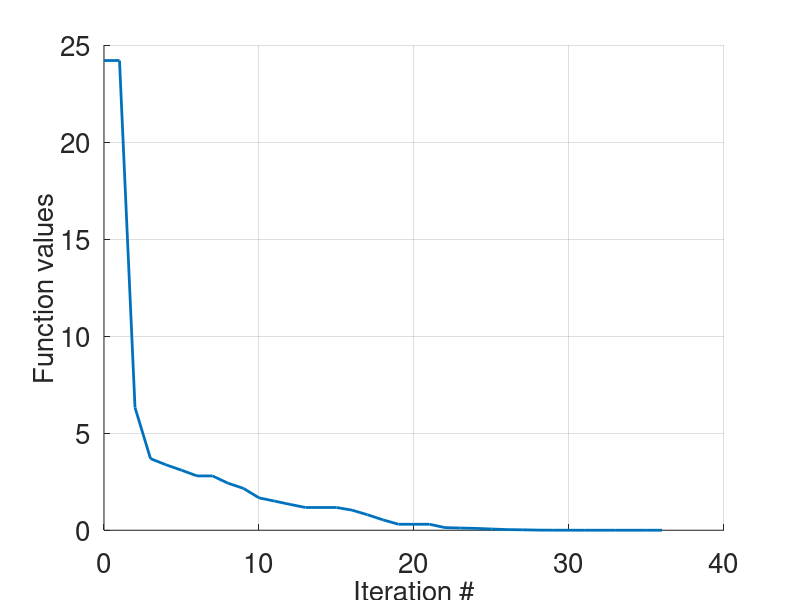
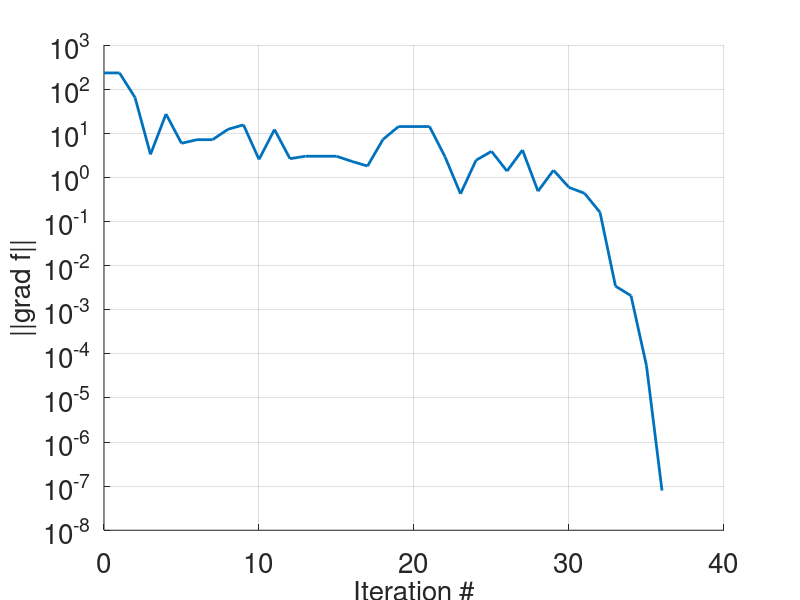

The MATLAB script that drew these images, in order:
function [iter,dxvals,xvals]=Rosenbrock_trust_region_BFGS_dogleg()
fsz = 20; % fontsize
Na = 7; % the number of atoms
rstar = 2^(1/6); % argument of the minimum of the Lennard-Jones pair potential V(r) = r^(-12) - r^(-6)
tol = 1e-6; % stop iterations when || grad f|| < tol
iter_max = 500; % the maximal number of iterations
draw_flag = 1; % if draw_flag = 1, draw configuration at every iteration

%% parameters for trust region
Delta_max = 1; % the max trust-region radius
Delta_min = 1e-12; % the minimal trust-region radius
Delta = 0.8; % the initial radius
eta = 0.1; % step rejection parameter
subproblem_iter_max = 5; % the max # of iteration for quadratic subproblems
tol_sub = 1e-1; % relative tolerance for the subproblem
rho_good = 0.75;
rho_bad = 0.25;
i=0;
%% Set up the initial configuration

% Four lical minima of LJ7:
% f1 = -16.50538417 Pentagonal bipyramid 
% f2 = -15.93504306 Capped octahedron 
% f3 = -15.59321094 Tricapped tetrahedron 
% f4 = -15.53306005 Bicapped trigonal bipyramid

% Options: model = 0,1,2,3, or 4.
% Model 0 corresponds to a random initialization.
% Models 1--4 set the system up close to the corresponding local minima
% listed above.

xyz = [-1.2,1.0]
xyz=reshape(xyz,[2,1])
%drawconf(xyz,1);

x=xyz;
%% start minimization
f = LJpot(x);
g = LJgrad(x);
norm_g = norm(g);
fprintf("Initially, f = %d, ||grad f|| = %d\n",f,norm_g);
iter = 1;

fvals = zeros(iter_max);
fvals(1) = f;
ngvals = zeros(iter_max);
ngvals(1) = norm_g;
xvals=[];
xvals=[xvals,x];
avals=zeros(iter_max);
avals(1)=1.0
fvals = zeros(iter_max);
fvals(1) = f;
ngvals = zeros(iter_max);
ngvals(1) = norm_g;



Delta = 1;
I = eye(length(x));
B=I;
while norm_g > tol && iter < iter_max
    % solve the constrained minimization problem
    % reset B every 5 iterations
    if mod(i,20)==0
        B =I ;
    end
    
    % check if B is SPD
    eval_min = min(eig(B));
    j_sub = 0;
    %pb = -B\g;

    if eval_min > 0 % B is SPD: B = R'*R, R'*R*p = -g 
        pb = -B\g;
        pb_norm = norm(pb);
        if pb_norm > Delta % else: we are done with solbing the subproblem
            flag_boundary = 1;
        end
    else
        flag_boundary = 1;
    end

   
    
    if norm(pb)<=Delta
        p=pb;
    else
        pu = -g'*g/(g'*B*g)*g;
        if norm(pu)>= Delta
                % Use steepest descent step
            p = Delta*pu/norm(pu);
        else 
            pc = pb - pu;
            coeffs = [norm(pc)^2, 2*pc'*pu, norm(pu)^2-Delta^2];
            tau = max(roots(coeffs));
            p = pu + tau*pc;
        end
     end


    % asses

    %%%%%%%%%%%%%%%%%%%
    
    
    % assess the progress
    xnew = x + p;
    fnew = LJpot(xnew);
    gnew = LJgrad(xnew);
    mnew = f + g'*p + 0.5*p'*B*p;
    rho = (f - fnew+1e-14)/(f - mnew+1e-14);
    % adjust the trust region
    if rho < rho_bad
        Delta = max([0.25*Delta,Delta_min]);
    else
        if rho > rho_good && flag_boundary == 1
            Delta = min([Delta_max,2*Delta]);
        end
    end
    % accept or reject step
    if rho > eta      
        sk=xnew-x;
        x = xnew;
        f = fnew;
        g = gnew;
        norm_g = norm(g);
        fprintf('Accept: iter # %d: f = %.10f, |df| = %.4e, rho = %.4e, Delta = %.4e, j_sub = %d\n',iter,f,norm_g,rho,Delta,j_sub);
    else
        sk=0;
        fprintf('Reject: iter # %d: f = %.10f, |df| = %.4e, rho = %.4e, Delta = %.4e, j_sub = %d\n',iter,f,norm_g,rho,Delta,j_sub);
    end
    %if draw_flag == 1
        % restore all coordinates
        %xyz = reshape([0;0;0;x(1);0;0;x(2:3);0;x(4:end)],3,Na);
        %drawconf(xyz,1);
    %end
    yk=LJgrad(x)-LJgrad(x-sk);

    if sk==0
        B=B;
    else
        B=B+ (yk*yk')/(yk'*sk)-(B*sk*sk'*B')/(sk'*B*sk);
    end
    i=i+1;
    iter = iter + 1;
    fvals(iter) = f;
    ngvals(iter) = norm_g;

    xvals=[xvals,x];
    ngvals(iter) = norm_g;
    dxvals(iter)=norm(x-[1.0,1.0]);
end

%xyz = reshape([0;0;0;x(1);0;0;x(2:3);0;x(4:end)],3,Na);
%drawconf(xyz,1);

figure(2);
clf;
hold on;
grid on;
plot(0:(iter-1),fvals(1:iter),'Linewidth',2)
set(gca,'Fontsize',fsz);
xlabel('Iteration #','FontSize',fsz);
ylabel('Function values','FontSize',fsz);

figure(3);
clf;
hold on;
grid on;
plot(0:(iter-1),ngvals(1:iter),'Linewidth',2)
set(gca,'Yscale','log','Fontsize',fsz);
xlabel('Iteration #','FontSize',fsz);
ylabel('||grad f||','FontSize',fsz);





end

%% make initial configuration
function xyz = initial_configuration(model,Na,rstar)
xyz = zeros(3,Na);
switch(model)
    case 1 % Pentagonal bipyramid
        p5 = 0.4*pi;
        he = sqrt(1 - (0.5/sin(0.5*p5))^2);
        for k = 1 : 5
            xyz(1,k) = cos((k-1)*p5); 
            xyz(2,k) = sin((k-1)*p5); 
            xyz(3,k) = 0;  
        end
        xyz(3,6) = he;
        xyz(3,7) = -he;

case 2 % Capped octahedron
        r = 1/sqrt(2);
        p4 = 0.5*pi;
        pp = p4/2;
        p0 = pi*1.5 - pp;
        x0 = sin(pp);
        y0 = cos(pp);
        z0 = 0;
        for k = 1 : 4
            xyz(1,k) = x0 + r*cos(p0 + (k-1)*p4);
            xyz(2,k) = y0 + r*sin(p0 + (k-1)*p4);
            xyz(3,k) = z0;
        end
        xyz(:,5) = [x0, y0, z0 + r]';
        xyz(:,6) = [x0, y0, z0 - r]';
        xyz(:,7) = [3*x0, y0, z0 + r]';

    case 3  % Tricapped tetrahedron
        p3 = 2*pi/3;
        pp = p3/2;
        r = 1/sqrt(3);
        beta = 0.5*pi -asin(1/3) - acos(1/sqrt(3));
        r1 = cos(beta);
        p0 = 1.5*pi - pp;
        x0 = sin(pp);
        y0 = cos(pp);
        z0 = 0;
        for k = 1 : 3
            xyz(1,k) = x0 + r*cos(p0 + (k-1)*p3);
            xyz(2,k) = y0 + r*sin(p0 + (k-1)*p3);
            xyz(3,k) = z0;
            xyz(1,k + 3) = x0 + r1*cos(p0 + pp + (k-1)*p3);
            xyz(2,k + 3) = y0 + r1*sin(p0 + pp + (k-1)*p3);
            xyz(3,k + 3) = z0 + sqrt(2/3) - sin(beta);
        end
        xyz(:,7) = [x0, y0, z0 + sqrt(2/3)]';

    case 4 % Bicapped trigonal bipyramid
        p3 = 2*pi/3;
        pp = p3/2;
        r = 1/sqrt(3);
        beta = 0.5*pi -asin(1/3) - acos(1/sqrt(3));
        r1 = cos(beta);
        p0 = 1.5*pi - pp;
        x0 = sin(pp);
        y0 = cos(pp);
        z0 = 0;
        for k = 1 : 3
            xyz(1,k) = x0 + r*cos(p0 + (k-1)*p3);
            xyz(2,k) = y0 + r*sin(p0 + (k-1)*p3);
            xyz(3,k) = z0;
        end
        xyz(:,4) = [x0 + r1*cos(p0 + pp), y0 + r1*sin(p0 + pp), z0 + sqrt(2/3) - sin(beta)]';
        xyz(:,5) = [x0 + r1*cos(p0 + pp + p3), y0 + r1*sin(p0 + pp+p3), z0 - sqrt(2/3) + sin(beta)]';
        xyz(:,6) = [x0, y0, z0 - sqrt(2/3)]';
        xyz(:,7) = [x0, y0, z0 + sqrt(2/3)]';

    otherwise % random configuration
        hR = 0.01;
        xyz = zeros(3,Na);
        xyz(:,1) = [0;0;0];
        a = randn(3,Na - 1);
        rad = sqrt(a(1,:).^2 + a(2,:).^2 + a(3,:).^2);
        a = a*diag(1./rad);
        for i = 2 : Na
            clear rad
            clear x
            rad = sqrt(xyz(1,1 : i - 1).^2 + xyz(2,1 : i - 1).^2 + xyz(3,1 : i - 1).^2);
            R = max(rad) + rstar;
            xa = R*a(:,i-1);
            x = [xyz(:,1 : i - 1), xa];
            f = LJ(x(:));
            fnew = f;
            while 1
                R = R - hR;
                xa = R*a(:,i - 1);
                x = [xyz(:,1 : i - 1), xa];
                f = fnew;
                fnew = LJ(x(:));
                if fnew > f
                    break;
                end
            end
            xyz(:,i) = xa;
        end
        cmass = mean(xyz,2);
        xyz = xyz - cmass*ones(1,Na);
end
xyz = xyz*rstar;
end

%%
%%
function v = LJpot(x) % 
% xyz must be a column vector

v=100*(x(2)-x(1)^2)^2+(1-x(1))^2;
end
 
 %%
function dv = LJgrad(x) % 
dv=[0,0];
dv(1)=200*(x(2)-x(1)^2)*(-2*x(1))-2*(1-x(1));
dv(2)=200*(x(2)-x(1)^2);
dv=reshape(dv,[2,1])
end

%%

%%
%%
function H = LJhess(x) % find the Hessian using finite differences
H=ones(2);
H(1,1)=-400*x(2)+1200*x(1)^2+2;
H(1,2)=-400*x(1);
H(2,1)=-400*x(1);
H(2,2)=200
end

%%
function x = remove_rotations_translations(xyz)
% removes rotational and translational degrees of freedom
% input should be 3 by Na matrix
% output = column vector 3*Na - 6 by 1
[m, Na] = size(xyz);
if m ~= 3 || Na < 3
    fprintf('Error in remove_rotations_translations: [m = %d, Na = %d]\n',m,Na);
    return
end
    % shift atom 1 to the origin;
    xyz = xyz - xyz(:,1)*ones(1,Na);
    % Use a Householder reflection to place atom 2 on the x-axis
    u = xyz(:,2);
    noru = norm(u);
    ind = find(abs(u) > 1e-12, 1 );
    xyz = circshift(xyz,[1 - ind,0]);
    u = xyz(:,2);
    u(1) = u(1) + sign(u(1))*noru;
    noru = norm(u);
    if noru > 1e-12
        House = eye(3);
        u = u/noru;
        House = House - 2*u*u';
        xyz = House*xyz;
    end
    % Perform rotation around the x-axis to place atom 3 onto the xy-plane
    R = eye(3);
    a = xyz(:,3);
    r = sqrt(a(2)^2 + a(3)^2);
    if r > 1e-12
        R(2,2) = a(2)/r;
        R(3,3) = R(2,2);
        R(2,3) = a(3)/r;
        R(3,2) = -R(2,3);
        xyz = R*xyz;
    end
    %% prepare input vector
    x_aux = xyz(:); % make xyz into column vector
    % x = [x2 x3 y3 x4 y4 z4 ... xNa yNa ZNa]';
    x = x_aux([4,7,8,10 : Na*3]);
%     fprintf('Ndim = %d\n',N);

end
%%
function v = LJ(xyz) % 
global feval
feval = feval + 1;
m = length(xyz);
Na = m/3;
x = reshape(xyz,3,Na);
r = zeros(Na);
for k = 1 : Na
    r(k,:) = sqrt(sum((x - x(:,k)*ones(1,Na)).^2,1));
end
r = r + diag(ones(Na,1));
aux = 1./r.^6;
L = (aux - 1).*aux;
L = L - diag(diag(L));
v = 2*sum(sum(L));
end

%% 
function drawconf(xyz,fig)
figure(fig);   
clf;
hold on;
Na = size(xyz,2);

rstar = 0.5*2^(1/6);
t = linspace(-1,1,50);
[X, Y, Z] = meshgrid(t,t,t);
V = sqrt(X.^2 + Y.^2 + Z.^2);
[faces,verts] = isosurface(X,Y,Z,V,rstar);
nverts = size(verts,1);
e = ones(nverts,1);
col = jet(Na);


hold on;
for i = 1 : Na
    patch('Vertices',verts + e*xyz(:,i)','Faces',faces,'Facecolor',col(i,:),...
        'EdgeColor','none','LineStyle','none');
end
camlight('headlight');
lighting gouraud
set(gca,'DataAspectRatio',[1,1,1]);
alpha(0.8);
view(3)
axis off
drawnow
end

%%
function p = cauchy_point(B,g,R)
    ng = norm(g);
    ps = -g*R/ng;
    aux = g'*B*g;
    if aux <= 0
        p = ps;
    else
        a = min(ng^3/(R*aux),1);
        p = ps*a;
    end
end

